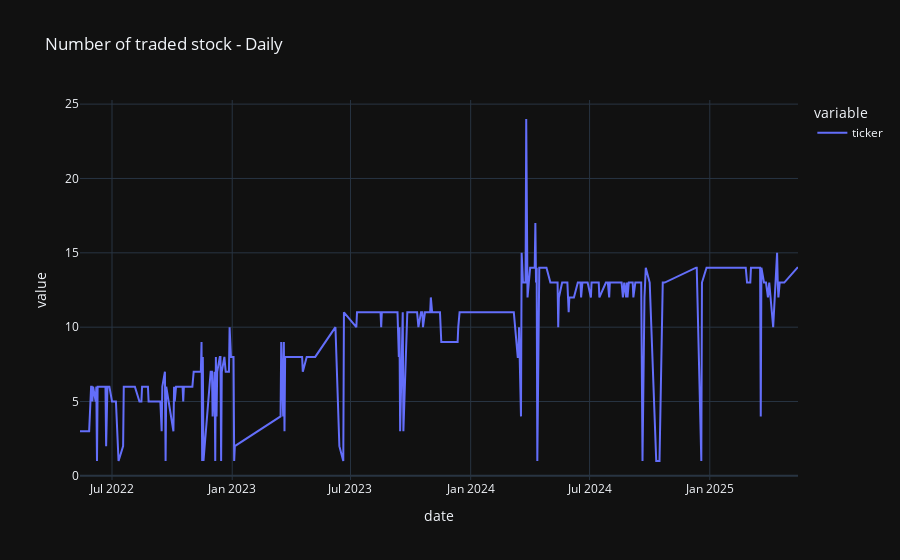

Notebook cell for this chart:
### Code cell
df.groupby('date')['ticker'].count().plot(title='Number of traded stock - Daily')

### Figure 1 — Plotly figure (JSON) as saved in the notebook; plotly's stock layout.template omitted (floating-point values rounded to 4 significant figures; data arrays with more than 128 entries replaced by an {"elided": "..."} marker saying what was removed)
{"data": [{"hovertemplate": "variable=ticker<br>date=%{x}<br>value=%{y}<extra></extra>", "legendgroup": "ticker", "line": {"color": "#636efa", "dash": "solid"}, "marker": {"symbol": "circle"}, "mode": "lines", "name": "ticker", "orientation": "v", "showlegend": true, "type": "scatter", "x": {"elided": "335 str values"}, "xaxis": "x", "y": {"elided": "335 int values"}, "yaxis": "y"}], "layout": {"legend": {"title": {"text": "variable"}, "tracegroupgap": 0}, "title": {"text": "Number of traded stock - Daily"}, "xaxis": {"anchor": "y", "domain": [0, 1], "title": {"text": "date"}}, "yaxis": {"anchor": "x", "domain": [0, 1], "title": {"text": "value"}}}}
